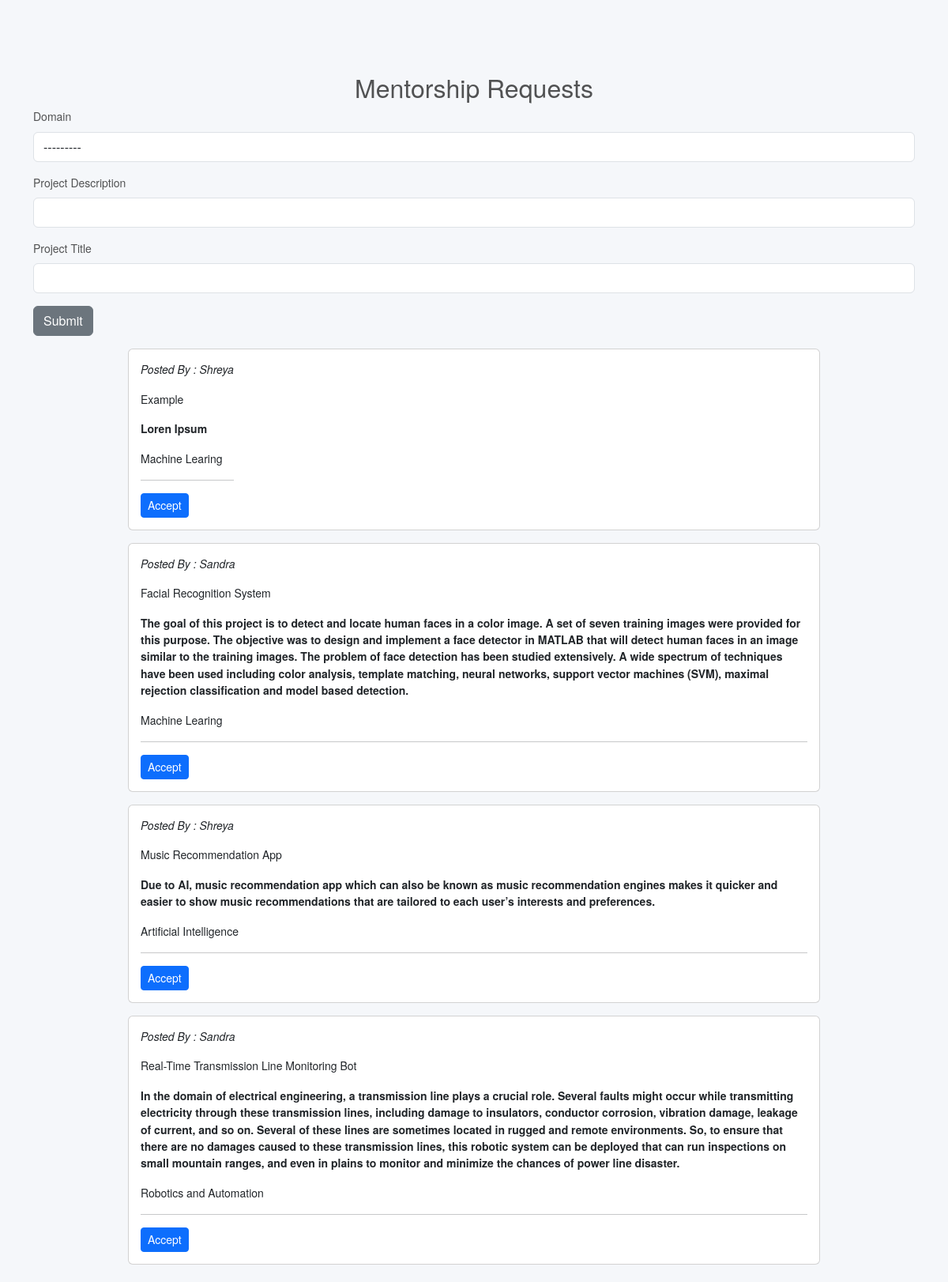
Screenshot of /view-ment/ with the database file from the repository.
### authentication/models.py (models this page shows, shortened)
class Mentorship (models. Model):
    AI = 'Artificial Intelligence'
    ML = 'Machine Learing'
    DS = 'Data Science'
    WEBDEV  = 'Web Development'
    ROBAUT = 'Robotics and Automation'
    RPA = 'Robotics Process and Automation'
    Electricals = 'Electricals'
    Electronics = 'Electronics'
    Civil = 'Civil'
    Mechanical = 'Mechanical'
    Others = 'Others'
    DOMAIN_CHOICES = (
        (AI, 'Artificial Intelligence'),
        (ML, 'Machine Learing'),
        (DS, 'Data Science'),
        (WEBDEV, 'Web Development'),
        (ROBAUT, 'Robotics and Automation'),
        (RPA, 'Robotics Process and Automation'),
        (Electricals, 'Electricals'),
        (Electronics, 'Electronics'),
        (Civil, 'Civil'),
        (Mechanical, 'Mechanical'),
        (Others, 'Others'),
    )
    user = models.ForeignKey('User',on_delete=models.CASCADE,null=True)
    Project_Title = models. CharField (max_length=200, null=True)
    Domain = models.CharField(max_length=100, choices=DOMAIN_CHOICES)
    Project_Description = models. TextField(max_length=1000, null=True)

class User(AbstractUser):
    ALUMNI = 'ALUMNI'
    STUDENT = 'STUDENT'
    ROLE_CHOICES = (
        (ALUMNI, 'Alumni'),
        (STUDENT, 'Student'),
    )
    CSE = 'Computer Science and Engineering'
    IT = 'Information Technology'
    ECE = 'Electronics and Communications Engineering'
    EEE = 'Electricals and Electronics Engineering'
    DEPARTMENT_CHOICES = (
        (CSE, 'Computer Science and Engineering'),
        (IT, 'Information Technology'),
        (ECE, 'Electronics and Communications Engineering'),
        (EEE, 'Electricals and Electronics Engineering'),
    )
    role = models.CharField(max_length=30, choices=ROLE_CHOICES)
    country = CountryField(blank=True, null=True)
    department = models.CharField(blank=True, max_length=100, choices=DEPARTMENT_CHOICES)
    year = models.IntegerField(max_length=4,blank=True, null=True )
    company = models.CharField(max_length=100,blank=True, null=True )
    designation = models.CharField(max_length=100,blank=True, null=True )

### authentication/views.py (the view)
# urls.py: path('view-ment/', authentication.views.t_filter, name='ment'),
def t_filter(request):
    ments = Mentorship.objects.all()
    mFilter = MentorshipFilter(request.GET, queryset=ments)
    ments = mFilter.qs
    context = {'mFilter': mFilter}
    return render(request, 'viewmentorships.html', context)

### templates/viewmentorships.html (shortened to what this page needs)
<!DOCTYPE html>
<html>
<head>
  <link rel="stylesheet" href="https://stackpath.bootstrapcdn.com/bootstrap/4.4.1/css/bootstrap.min.css">
    <link href="https://cdn.jsdelivr.net/npm/bootstrap@5.3.0-alpha1/dist/css/bootstrap.min.css" rel="stylesheet">
</head>
<body>
<br>
<br>
<h2 style="text-align: center;">Mentorship Requests</h2>
    {% load crispy_forms_tags %}
<div class="container">
  <form method=GET>
      {{ mFilter.form | crispy }}
      <input type="submit" value="Submit" class="btn btn-secondary">
        </form>
</div>
{% for i in mFilter.qs %}
        <div class="container-fluid">
    <div class="row">
        <div class="mx-auto col-9 mt-3">
            <div class= "card">
                <div class="card-horizontal">
                    <div class="col-xs-7 align-middle p-lg">
                      <i><p>
                  <span class="text-lg">Posted By : {{i.user}}</span></p></i>
               <p>
                  <span class="text-lg">{{i.Project_Title}}</span></p>
               <p>
                  <strong>{{i.Project_Description}}</strong>
               </p>
               <p>{{i.Domain}}</p>
               <hr>
               <div class="pull-right"><a href="{{ i.link }}" target="_blank" class="btn btn-primary btn-sm P">Accept</a>
               </div>
            </div>
                </div>
            </div>
        </div>
    </div>
</div>
{% empty %}
    <h2 style="text-align: center">No Results Found</h2>
    <br>
    <br><br>
{% endfor %}
<br>
</body>
</html>

### templates/viewmentorships.html (style rules this page uses)
body { font-family: "Helvetica Neue",Helvetica,Arial,sans-serif; font-size: 14px; line-height: 1.52857143; color: #515253; background-color: #f5f7fa; margin-top: 4%; }
.p-lg { padding: 15px!important; }
.card-horizontal { display: flex; }

### rows the page displays
Mentorship: user "Shreya", Project_Title "Example", Project_Description "Loren Ipsum", Domain "Machine Learing"
Mentorship: user "Sandra", Project_Title "Facial Recognition System", Project_Description "The goal of this project is to detect and locate human faces in a color image. A set of seven training images were provided for this purpose. The objective was to design and implement a face detector in MATLAB that will detect human faces in an image similar to the training images. The problem of face detection has been studied extensively. A wide spectrum of techniques have been used including color analysis, template matching, neural networks, support vector machines (SVM), maximal rejection classification and model based detection.", Domain "Machine Learing"
Mentorship: user "Shreya", Project_Title "Music Recommendation App", Project_Description "Due to AI, music recommendation app which can also be known as music recommendation engines makes it quicker and easier to show music recommendations that are tailored to each user’s interests and preferences.", Domain "Artificial Intelligence"
Mentorship: user "Sandra", Project_Title "Real-Time Transmission Line Monitoring Bot", Project_Description "In the domain of electrical engineering, a transmission line plays a crucial role. Several faults might occur while transmitting electricity through these transmission lines, including damage to insulators, conductor corrosion, vibration damage, leakage of current, and so on. Several of these lines are sometimes located in rugged and remote environments. So, to ensure that there are no damages caused to these transmission lines, this robotic system can be deployed that can run inspections on small mountain ranges, and even in plains to monitor and minimize the chances of power line disaster.", Domain "Robotics and Automation"
